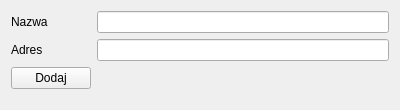
<?xml version="1.0" encoding="UTF-8"?>
<ui version="4.0">
 <class>addnewnodepopup</class>
 <widget class="QWidget" name="addnewnodepopup">
  <property name="geometry">
   <rect>
    <x>0</x>
    <y>0</y>
    <width>400</width>
    <height>110</height>
   </rect>
  </property>
  <property name="windowTitle">
   <string>Form</string>
  </property>
  <layout class="QFormLayout" name="formLayout">
   <item row="0" column="0">
    <widget class="QLabel" name="label">
     <property name="text">
      <string>Nazwa</string>
     </property>
    </widget>
   </item>
   <item row="1" column="0">
    <widget class="QLabel" name="label_2">
     <property name="text">
      <string>Adres</string>
     </property>
    </widget>
   </item>
   <item row="2" column="0">
    <widget class="QPushButton" name="addNewNodeButton">
     <property name="text">
      <string>Dodaj</string>
     </property>
    </widget>
   </item>
   <item row="0" column="1">
    <widget class="QLineEdit" name="nodeNameLineEdit"/>
   </item>
   <item row="1" column="1">
    <widget class="QLineEdit" name="nodeAddressLineEdit"/>
   </item>
  </layout>
 </widget>
 <resources/>
 <connections/>
</ui>
